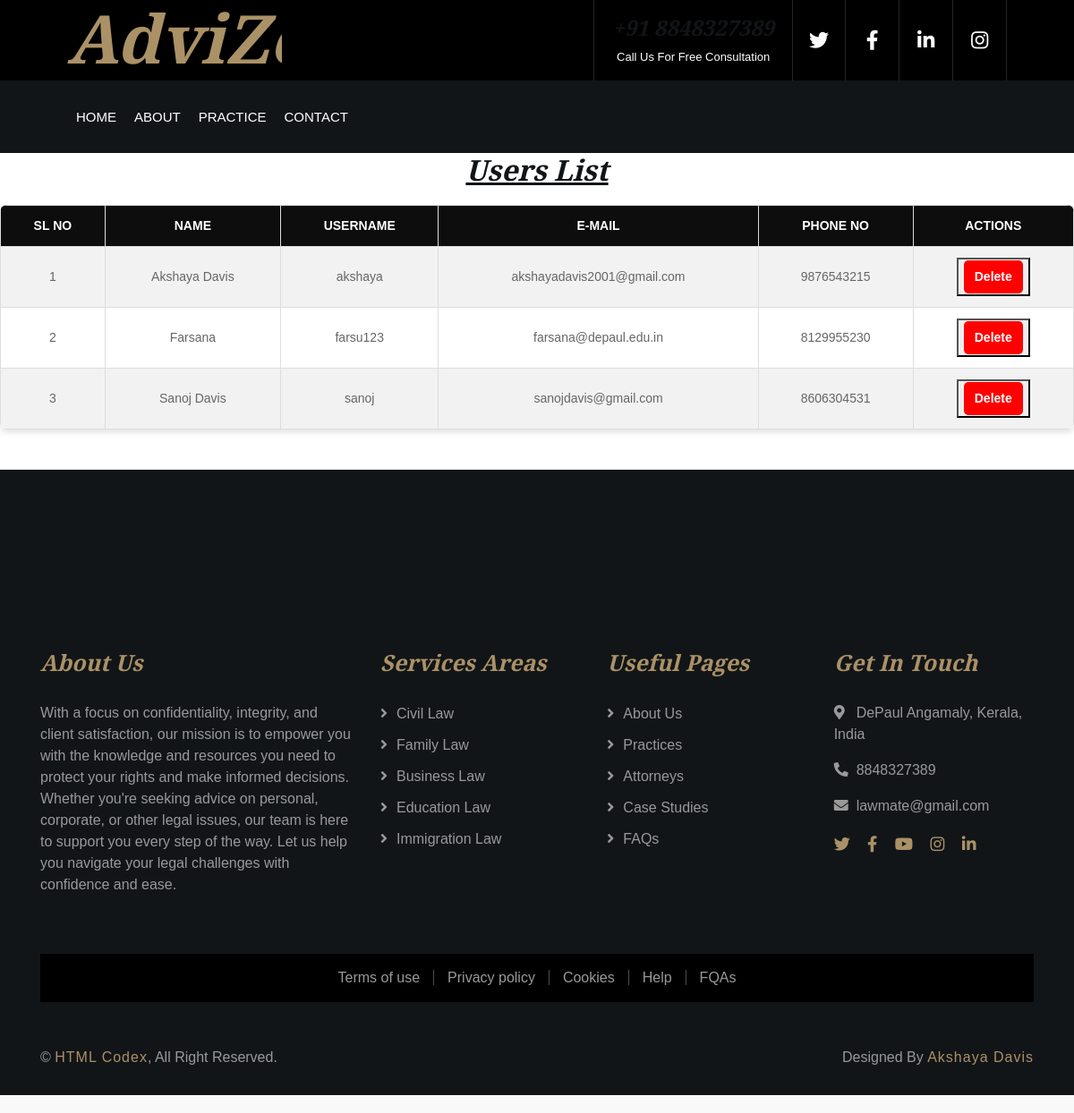
Page /view_user on the committed database.
### userapp/models.py (models this page shows)
class Register(AbstractUser):
    usertype = models.CharField(max_length=50, default="admin")
    phone = models.CharField(max_length=15, null=True)  # Changed to CharField
    image = models.ImageField(upload_to='uploads/', null=True)
    barcouncil_number = models.CharField(max_length=15, null=True)
    specialization = models.CharField(max_length=50, null=True)
    address = models.CharField(max_length=100, null=True)
    bio = models.TextField(max_length=1000, null=True)
    qualification = models.CharField(max_length=50, null=True)
    experience = models.CharField(max_length=10, null=True)
    consultation_mode = models.CharField(max_length=50, null=True)
    court_jurisdiction = models.CharField(max_length=50, null=True)
    court_type = models.CharField(max_length=50, null=True)
    place = models.CharField(max_length=50, null=True)
    is_approved = models.BooleanField(default=True)

### userapp/views.py (the view)
# urls.py: path('view_user',views.view_user,name="view_user"),
def view_user(request):
    users=Register.objects.filter(usertype="user")
    return render(request,'users.html',{'users':users})

### userapp/templates/users.html
{% load static %}
{% include 'header.html' %}
<link rel="stylesheet" href="{% static 'css/lawyers.css' %}">
<body>
    <h2><center><u>Users List</u></center></h2>
    <table>
        <tr>
            <th>Sl No</th>
            <th>Name</th>
            <th>UserName</th>
            <th>E-mail</th>
            <th>Phone NO</th>
            <th>Actions</th>
        </tr>
        {% if users %}
            {% for user in users %}
            <tr>
                <td>{{ forloop.counter }}</td>
                <td>{{ user.first_name }}</td>
                <td>{{ user.username }}</td>
                <td>{{ user.email }}</td>
                <td>{{ user.phone }}</td>
                <td><button><div class="delete-btn"><a href="{% url 'delete_user' user.id %}">Delete</a></div></button></td>
            </tr>
            {% endfor %}
        {% else %}
            <tr>
                <td colspan="7" style="text-align: center;">No users found.</td>
            </tr>
        {% endif %}
    </table>
</body>
</html>
{% include 'footer.html' %}

### userapp/static/css/style.css (style rules this page uses)
body { color: #666666; background: #ffffff; font-family: 'Roboto', sans-serif; font-weight: 400; }
h1, h2, h3, h4, h5, h6 { font-family: 'EB Garamond', serif; font-weight: 600; font-style: italic; color: #121518; }
a { color: #454545; transition: .3s; }

### userapp/static/css/lawyers.css (style rules this page uses)
body { font-family: Arial, sans-serif; background-color: #f9f9f9; margin: 0; padding: 0; }
table { width: 100%; text-align: center; border-collapse: collapse; margin: 20px auto; background-color: #ffffff; box-shadow: 0 4px 6px rgba(0, 0, 0, 0.1); border-radius: 8px; overflow: hidden; }
th, td { padding: 12px 15px; text-align: center; border: 1px solid #dddddd; font-size: 14px; }
th { background-color: #0e0d0d; color: #ffffff; text-transform: uppercase; font-weight: bold; text-align: center; }
td { text-align: center; }
tr:nth-child(even) { background-color: #f2f2f2; }
.delete-btn a { background-color: #ff0000; color: white; padding: 8px 12px; border-radius: 5px; font-size: 14px; font-weight: bold; text-decoration: none; display: inline-block; transition: background 0.3s ease; }

### rows in the picture
Register: first_name "Akshaya Davis", username "akshaya", email "akshayadavis2001@gmail.com", phone "9876543215"
Register: first_name "Farsana", username "farsu123", email "farsana@depaul.edu.in", phone "8129955230"
Register: first_name "Sanoj Davis", username "sanoj", email "sanojdavis@gmail.com", phone "8606304531"
